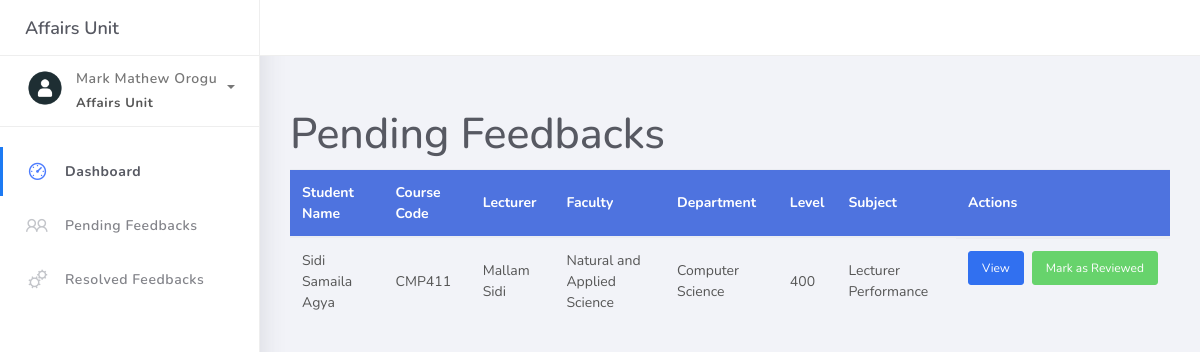
Screenshot of /Staffs/pending.php (signed in) with the database file from the repository.
### tables this page shows
CREATE TABLE `student_affairs_unit` (
  `unit_id` int(255) NOT NULL,
  `fullname` varchar(255) NOT NULL,
  `email` varchar(255) NOT NULL,
  `password` varchar(255) NOT NULL,
  `date_created` timestamp NOT NULL DEFAULT current_timestamp()
);

CREATE TABLE `feedback` (
  `feedback_id` int(255) NOT NULL,
  `student_id` int(255) DEFAULT NULL,
  `lecturer_id` int(255) DEFAULT NULL,
  `feedback_type` varchar(255) NOT NULL,
  `message` varchar(255) NOT NULL,
  `status` varchar(255) DEFAULT 'Pending',
  `date_sent` timestamp NOT NULL DEFAULT current_timestamp()
);

CREATE TABLE `student` (
  `student_id` int(255) NOT NULL,
  `fullname` varchar(255) NOT NULL,
  `matricno` varchar(255) NOT NULL,
  `faculty` varchar(255) NOT NULL,
  `department` varchar(255) NOT NULL,
  `level` varchar(255) NOT NULL,
  `password` varchar(255) NOT NULL,
  `date_sent` timestamp NOT NULL DEFAULT current_timestamp() ON UPDATE current_timestamp()
);

CREATE TABLE `lecturer` (
  `lecturer_id` int(255) NOT NULL,
  `fullname` varchar(255) NOT NULL,
  `faculty` varchar(255) NOT NULL,
  `department` varchar(255) NOT NULL,
  `level` varchar(255) NOT NULL,
  `course_code` varchar(255) NOT NULL,
  `course_title` varchar(255) NOT NULL,
  `date_sent` timestamp NOT NULL DEFAULT current_timestamp() ON UPDATE current_timestamp()
);

### Staffs/pending.php (the view, shortened to what this page needs)
<?php
include_once "../includes/connect.php";
if (!isset($_SESSION["student_affairs_id"])) {
    header("location:../login.php");
} else {
    $user_id = $_SESSION["student_affairs_id"];
    $select_user_details = mysqli_query($connect, "SELECT * FROM `student_affairs_unit` WHERE unit_id = $user_id");
    $fetch_user_details = mysqli_fetch_assoc($select_user_details);
    $fullname = $fetch_user_details["fullname"];
}
?>
<!DOCTYPE html>
<html>
<head>
    <link rel="stylesheet" href="../assets/css/bootstrap.min.css">
    <link rel="stylesheet" href="../assets/css/ready.css">
    <link rel="stylesheet" href="../assets/css/demo.css">
</head>
<body>
    <div class="wrapper">
        <div class="main-header">
            <div class="logo-header">
                <a href="index.html" class="logo">
                    Affairs Unit
                </a>
            </div>
        </div>
        <div class="sidebar">
            <div class="scrollbar-inner sidebar-wrapper">
                <div class="user">
                    <div class="photo">
                        <img src="../assets/img/profile.png">
                    </div>
                    <div class="info">
                        <a class="" data-toggle="collapse" href="#collapseExample" aria-expanded="true">
                            <span>
                                <?php echo $fullname; ?>
                                <span class="user-level">Affairs Unit</span>
                                <span class="caret"></span>
                            </span>
                        </a>
                    </div>
                </div>
                <ul class="nav">
                    <li class="nav-item active">
                        <a href="./dashboard.php">
                            <i class="la la-dashboard"></i>
                            <p>Dashboard</p>
                        </a>
                    </li>
                    <li class="nav-item">
                        <a href="./pending.php">
                            <i class="la la-users"></i>
                            <p>Pending Feedbacks</p>
                        </a>
                    </li>
                    <li class="nav-item">
                        <a href="./resolved.php">
                            <i class="la la-cogs"></i>
                            <p>Resolved Feedbacks</p>
                        </a>
                    </li>
                </ul>
            </div>
        </div>
        <div class="main-panel">
            <div class="content">
                <div class="container">
                    <h2 class="mt-4">Pending Feedbacks</h2>
                    <div class="table-responsive">
                        <table class="table">
                            <thead>
                                <tr>
                                    <th>Student Name</th>
                                    <th>Course Code</th>
                                    <th>Lecturer</th>
                                    <th>Faculty</th>
                                    <th>Department</th>
                                    <th>Level</th>
                                    <th>Subject</th>
                                    <th>Actions</th>
                                </tr>
                            </thead>
                            <tbody>
                                <?php
                                $select_frm_DB = mysqli_query($connect, "SELECT * FROM `feedback` INNER JOIN `student` ON feedback.student_id = student.student_id INNER JOIN `lecturer` ON feedback.lecturer_id = lecturer.lecturer_id WHERE `feedback`.status = 'Pending' ORDER BY feedback.feedback_id DESC LIMIT 5");
                                while ($row = mysqli_fetch_array($select_frm_DB)) {
                                ?>
                                    <tr>
                                        <td><?php echo $row["8"]; ?></td>
                                        <td><?php echo $row["course_code"]; ?></td>
                                        <td><?php echo $row["fullname"]; ?></td>
                                        <td><?php echo $row["faculty"]; ?></td>
                                        <td><?php echo $row["department"]; ?></td>
                                        <td><?php echo $row["level"]; ?></td>
                                        <td><?php echo $row["feedback_type"]; ?></td>
                                        <td class="d-flex">
                                            <button class="btn btn-primary btn-sm" data-toggle="modal" data-target="#feedbackModal<?php echo $row["feedback_id"]; ?>">View</button>
                                            <form action="pending.php" class="ml-2" method="POST">
                                                <button type="submit" name="mark_as_reviewed" class="btn btn-success btn-sm">Mark as Reviewed</button>
                                            </form>
                                        </td>
                                    </tr>
                                <?php } ?>
                            </tbody>
                        </table>
                    </div>
                </div>
            </div>
        </div>
    </div>
</body>
</html>

### Staffs/pending.php (style rules this page uses)
.btn-primary { background-color: #4e73df; color: white; }
.table thead th { background-color: #4e73df; color: white; }
.table tbody tr { transition: background-color 0.3s ease; }

### rows the page displays
student_affairs_unit: fullname "Mark Mathew Orogu"
feedback: student.fullname "Sidi Samaila Agya", lecturer.course_code "CMP411", lecturer.fullname "Mallam Sidi", lecturer.faculty "Natural and Applied Science", lecturer.department "Computer Science", lecturer.level "400", feedback_type "Lecturer Performance"
